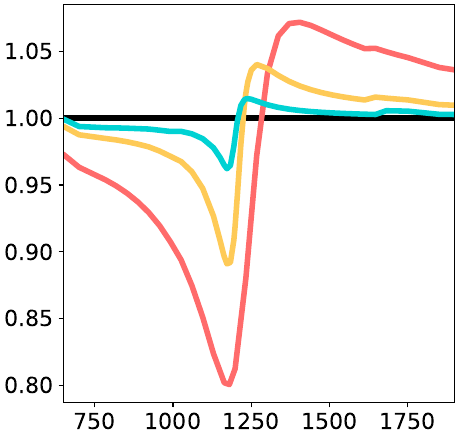

Python code for this plot:
from numpy import kron as ꕕ
from matplotlib import cm as colm
import numpy as np
import matplotlib.pyplot as plt
plt.rcParams.update({'font.size': 16})

 
width= 4.6
aspect_ratio= 1.05
fig_size = (width, width / aspect_ratio)
plt.figure(figsize=fig_size, constrained_layout=True)

dat05 = np.loadtxt("fig4e-05.out")
#dat025 = np.loadtxt("./structured/r_scan/light_matter_interaction_scan/rates_r_scan_c_5e-7_taum_100_tauc_1000_0.0025.out")
dat0125 = np.loadtxt("fig4e-0125.out")
dat025 = np.loadtxt("fig4e-025.out")


plt.plot(np.arange(0,3000), np.arange(0,3000)* 0 +1, lw = 4, c = 'black')

plt.plot(dat05[:,0], dat05[:,4]/dat05[0,4], c = '#ff6b6b' , lw = 4, solid_capstyle='round')
plt.plot(dat025[:,0], dat025[:,4]/dat025[0,4], c = '#feca57', lw = 4, solid_capstyle='round')
plt.plot(dat0125[:,0], dat0125[:,4]/dat0125[0,4], c = '#00d2d3', lw = 4, solid_capstyle='round')

plt.xlim(650,1900)
plt.savefig('fig4e.pdf') 